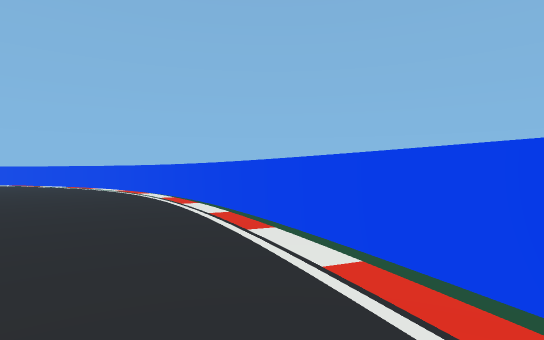
[1] (above)

23 first-person views from a walk through a 3-D level made in the Unity game engine. The camera is 1.2 m above the floor, looks level and sees 80° across. The floor is counted in squares, 2 m on a side. Each view is taken from the middle of a square. On the plan, view 1 faces up. The plan holds only what a view shows up to about 10 squares ahead; the rest is blank. The place goes on beyond the plan.

[2]
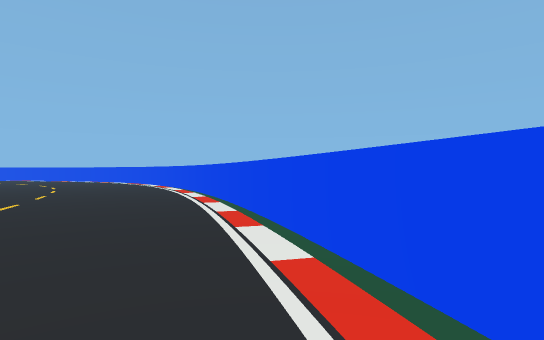

[3]
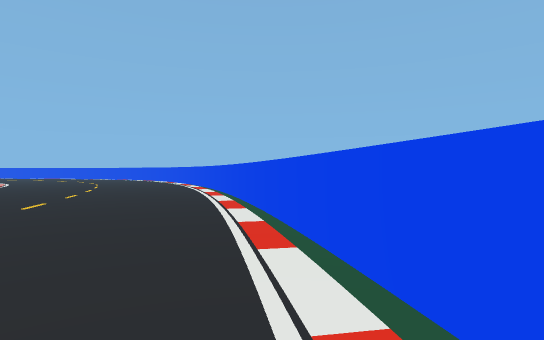

[4]
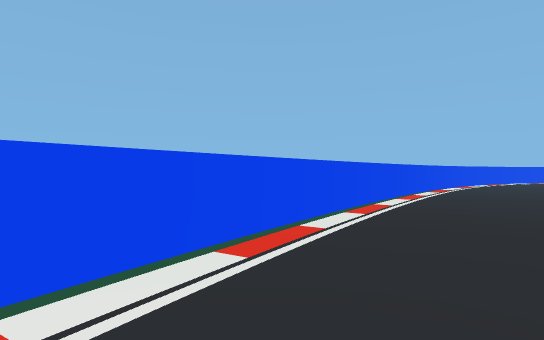

[5]
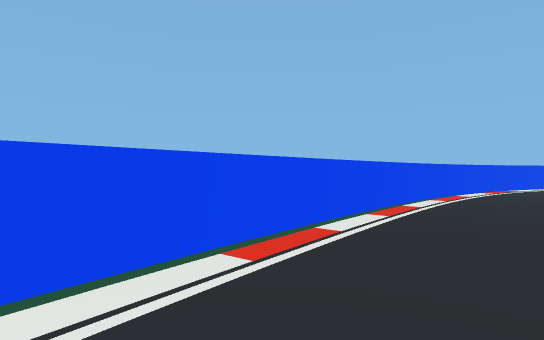

[6]
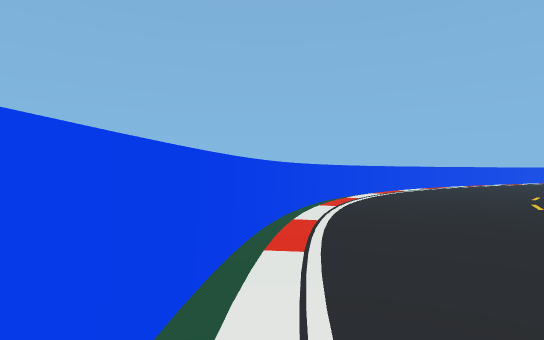

[7]
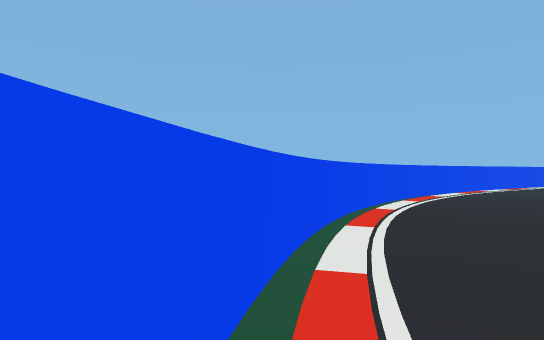

[8]
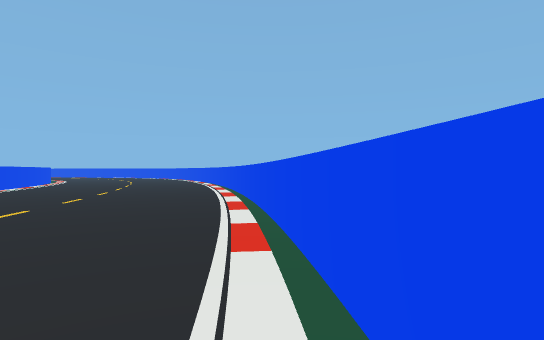

[9]
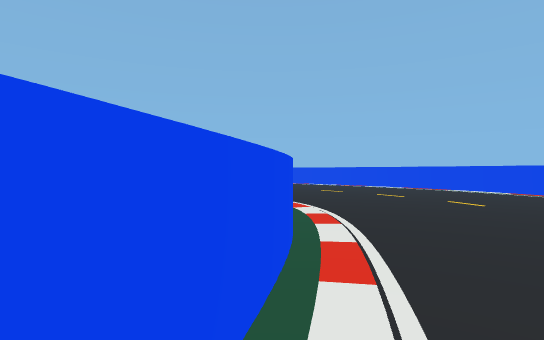

[10]
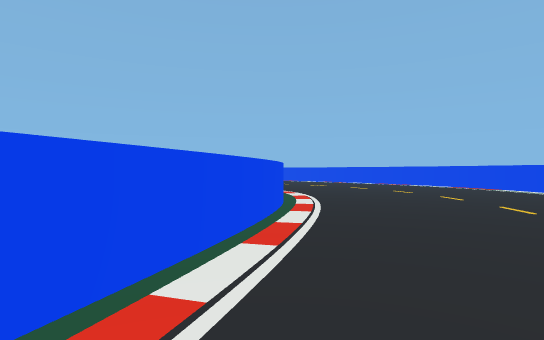

[11]
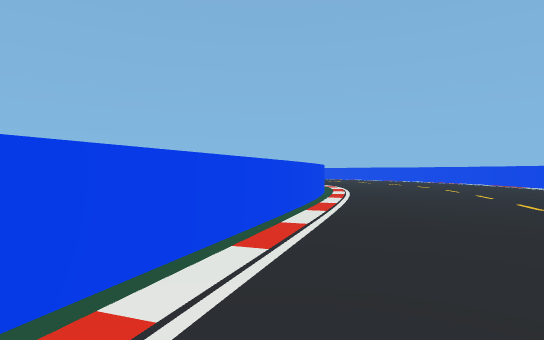

[12]
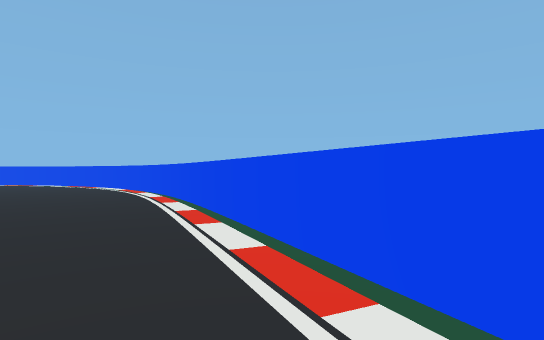

[13]
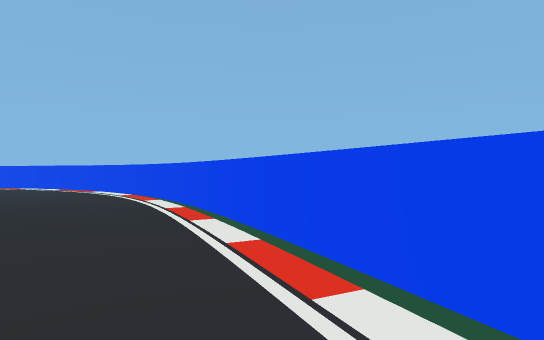

[14]
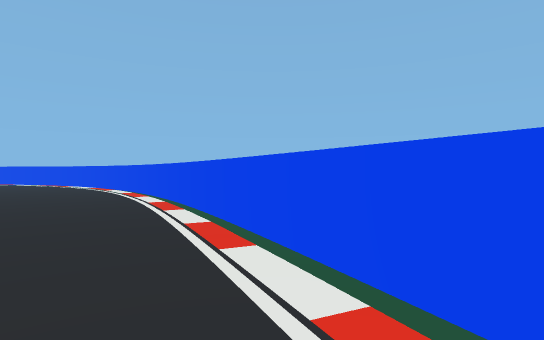

[15]
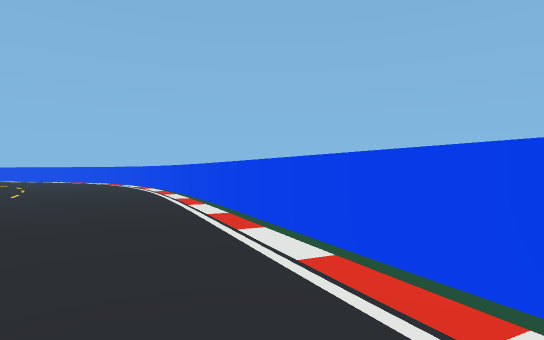

[16]
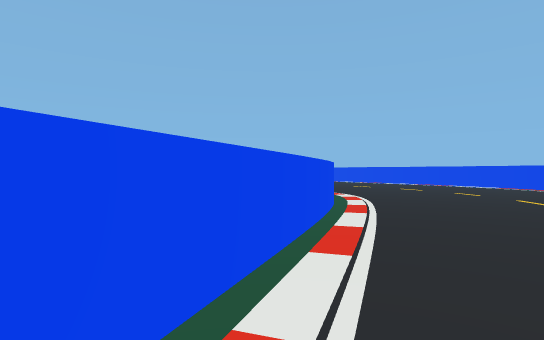

[17]
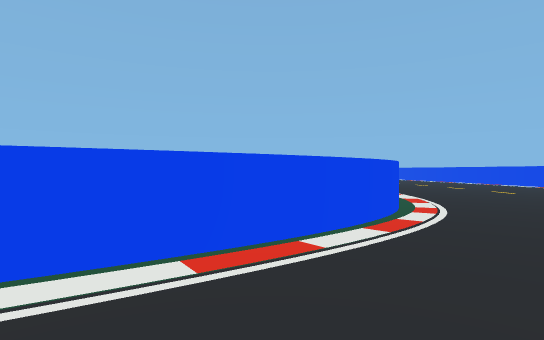

[18]
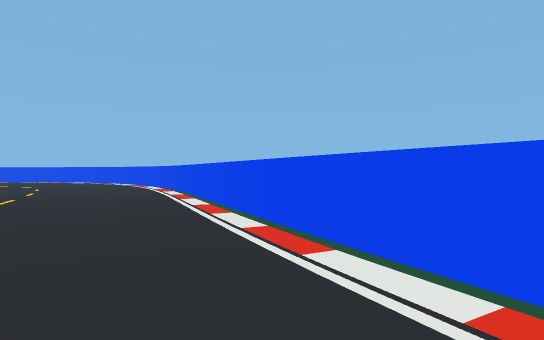

[19]
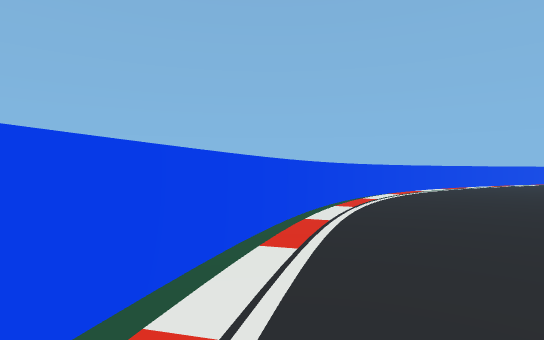

[20]
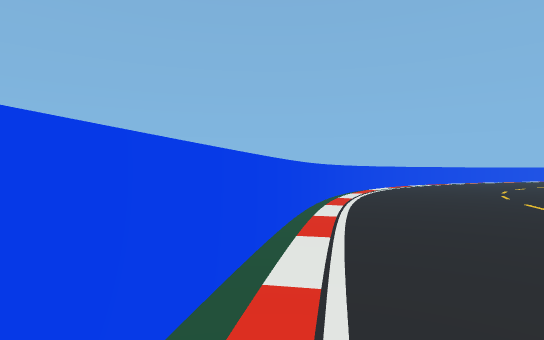

[21]
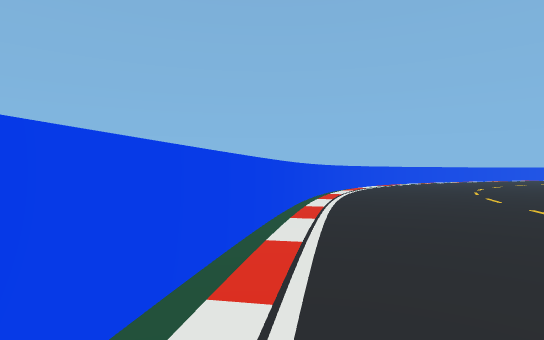

[22]
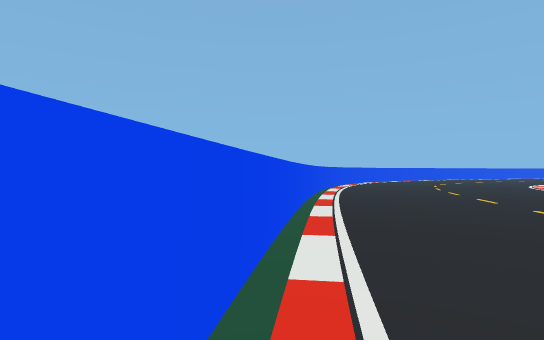

[23]
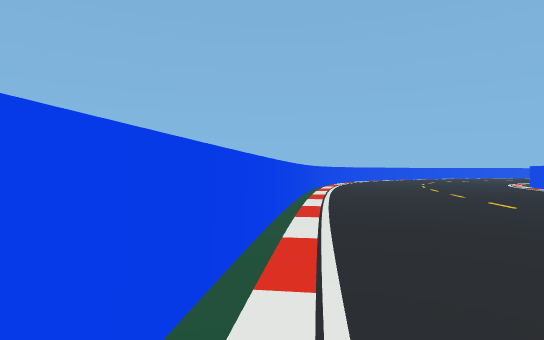

### Floor plan
Points are (right, up) in squares from view 1. A wall is a line through its corners. A room is listed if a view was taken in it or the views show most of it. See-through windows are left out.
Room 1 (views 1, 2, 3, 4, 5, 6, 7, 8, 9, 10, 11, 12, 13, 14, 15, 16, 17, 18, 19, 20, 21, 22, 23)
walls: (4.1, -9.9) (2.9, -3.5); (2.8, -3.7) (2.3, -1.9); (2.4, -1.9) (0, 4.2); (4.5, -14.6) (4.2, -9.8); (-3, -18.9) (-3.3, -19.4); (-3.1, -19.1) (-3.5, -19.7); (-3.2, -19.5) (-4.1, -20.4); (-3.7, -20.1) (-4.6, -20.9); (4.4, -17.5) (4.6, -14.6); (-4.3, -20.7) (-5.5, -21.6); (-5.3, -21.5) (-6.9, -22.5); (-0.1, 4.1) (-1.3, 6.3) (-3.2, 8.6); (3.6, -21.2) (4, -20) (4.5, -17.4); (-6.7, -22.5) (-15.9, -26.8); (2.3, -23.7) (3.2, -22.2) (3.6, -21.1); (1.3, -25) (2.3, -23.6); (0.2, -26.1) (1.3, -24.9); (-3.1, 8.6) (-5.3, 10.5); (-0.6, -26.7) (0.1, -26); (-3.4, -28.5) (-0.5, -26.7); (-5.3, 10.4) (-7.1, 11.4); (-7, 11.4) (-8.6, 12); (-8.5, 12.1) (-11.7, 12.9); (-15.8, -26.9) (-17.5, -27.9); (-17.4, -27.9) (-18.4, -28.7); (-11.5, 13.2) (-20.6, 14.5); (-10.9, -32.2) (-3.2, -28.6); (-18.3, -28.7) (-19.2, -29.5); (-19.1, -29.4) (-19.9, -30.5); (-20, -30.5) (-20.9, -32.1); (-20.8, -32) (-21, -32.5)

Where each view was taken, in squares from view 1:
view 1: 0 up, 0 right, facing up
view 2: 5 down, 2 right, facing up
view 3: 9 down, 3 right, facing up
view 4: 4 down, 1 right, facing down-right
view 5: 9 down, 2 right, facing down-right
view 6: 16 down, 4 right, facing down
view 7: 18 down, 4 right, facing down
view 8: 14 down, 4 right, facing up
view 9: 23 down, 7 left, facing up-right
view 10: 25 down, 9 left, facing up-right
view 11: 27 down, 13 left, facing up-right
view 12: 25 down, 9 left, facing left
view 13: 26 down, 11 left, facing left
view 14: 30 down, 9 left, facing right
view 15: 31 down, 12 left, facing right
view 16: 30 down, 8 left, facing down-left
view 17: 24 down, 5 left, facing up
view 18: 24 down, 6 left, facing left
view 19: 12 up, 12 left, facing right
view 20: 13 up, 15 left, facing right
view 21: 13 up, 16 left, facing right
view 22: 14 up, 20 left, facing right
view 23: 14 up, 21 left, facing right
